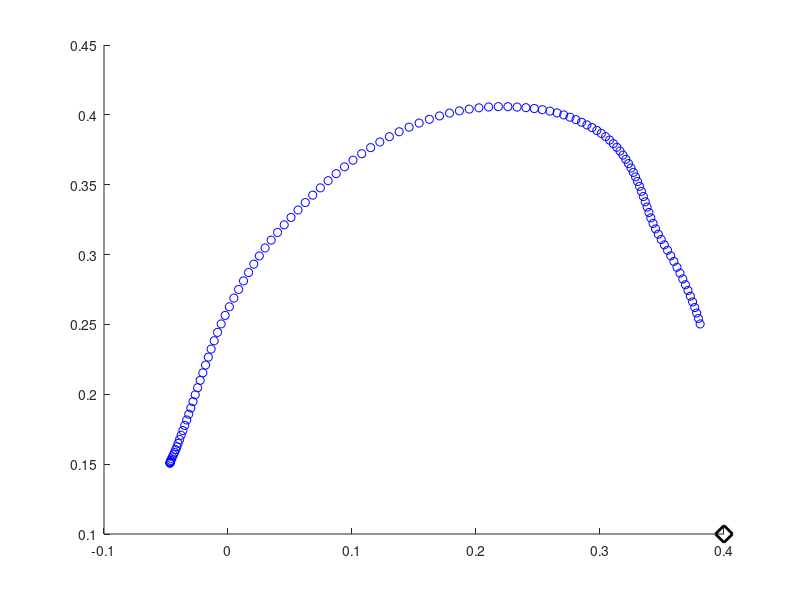

MATLAB code for this plot: (Note: this script raises an error after producing the figure.)
%% load the points
tic
points = load('0.4velocity.mat').input; % velocity 0.4
att = [0.4; 0.1]; 
points_new = []; idx = 0;
for i = 1: size(points,1)
    idx = idx + 1;
    if norm(points(i,1:2)'-att) > 0.15    % 
        points_new(idx,:) = points(i,:);
    end
end

%% Form the gp dynamics, and plot streamlines
% hold on
att = [0.4; 0.1];
h_act = figure();
ds.limits = [-0.2, 0.7, -0.2, 0.7];
% ds.limits = [-0.3, 1.2, -0.4, 1.1]; % from -1 to 1 in both two dimensions
% att = [0; 0];  % the global attractor is at (0,0).
A  = - 0.4 * eye(2);
% myds = @(x) linear_dynamics(x, A_hat, att);  % linear dynamics
myds =  @(x) gp_ds (x, points_new, att);

scatter(points_new(:,1), points_new(:,2), 'b');
hold on; 
scatter(att(1),att(2), 150, [0 0 0],'d','Linewidth',2); 
hold on;
plot_ds_model(h_act, myds, [0;0], limits,'medium');

xlabel('$x_y [m]$','Interpreter','LaTex','FontSize',20);
ylabel('$x_z [m]$','Interpreter','LaTex','FontSize',20);
box on;
legend({'$selected\, points$', '$target$'}, 'Interpreter','latex', 'FontSize',15);

% f_VSDS is a function handle: f(x) 

%% plot the streamlines of linear DS
A  = - 0.4 * eye(2);
att = [0.4; 0.1]; 
h_act = figure();
lin_ds = @(x) l_ds(x, A, att);
ds.limits = [-0.2, 0.7, -0.2, 0.7];

[hatt_rob] = scatter(att(1),att(2), 150, [0 0 0],'d','Linewidth',2); hold on;
% [0 0 0] is the color RGB setting. 'd' represents the type of the marker.
[hds_rob1] = plot_ds_model(h_act, lin_ds, att, ds.limits,'medium'); hold on;

xlabel('$x_y [m]$','Interpreter','LaTex','FontSize',20);
ylabel('$x_z [m]$','Interpreter','LaTex','FontSize',20);
% title(['Streamlines of GP-based LMDS'], 'Interpreter','latex', 'FontSize',20);
set(gca,'fontsize',16,'LineWidth',1);
legend({'$target$'}, 'Interpreter','latex', 'FontSize',15);

box on;
axis(ds.limits);
 